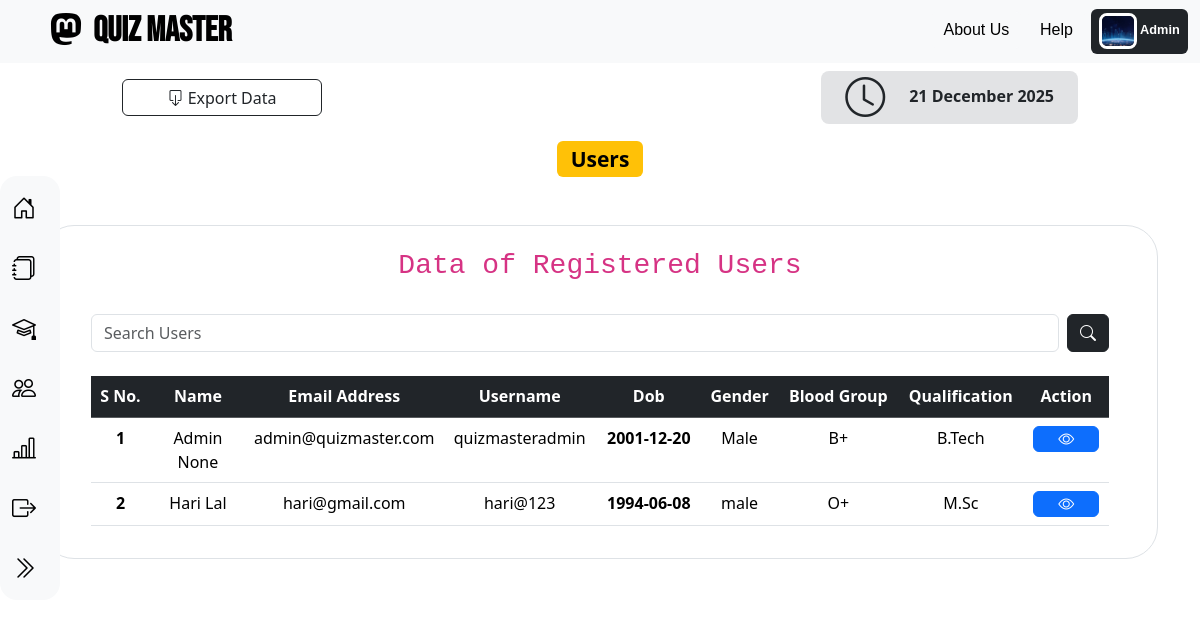
The page /search_user on the database its author committed.
### application/models.py (models this page shows)
class User(db.Model):  # Student Model
    id = db.Column(db.Integer, primary_key=True)
    firstname = db.Column(db.String(), nullable=False)
    lastname = db.Column(db.String())
    dob = db.Column(db.Date(), nullable=False)
    gender = db.Column(db.String(), nullable=False)
    bloodgroup = db.Column(db.String(), nullable=False)
    qualification = db.Column(db.String(), nullable=False)
    email = db.Column(db.String(), unique=True, nullable=False)
    username = db.Column(db.String(), unique=True, nullable=False)
    password = db.Column(db.String(), nullable=False)
    profile_image = db.Column(db.String(), nullable=False)
    type = db.Column(db.String(), default="general")
    subjects = db.relationship('Subject', secondary=user_subject, backref='thatuser')
    scores = db.relationship("Score", backref="thatuser", cascade="all, delete-orphan")

### application/controllers.py (the view)
@app.route("/search_user", methods=["GET", "POST"])
def search_user():
    query = request.args.get('usr', '')  # Get search query from URL parameters
    all_users = User.query.filter(
            or_(
                User.firstname.ilike(f"%{query}%"),
                User.lastname.ilike(f"%{query}%"),
                User.username.ilike(f"%{query}%"),
                User.email.ilike(f"%{query}%")
            )
        ).all()
    this_user = User.query.filter_by(type="admin").first()
    return render_template("admin/admin_user.html", this_user=this_user, all_users=all_users)

### templates/admin/admin_user.html (shortened to what this page needs)
{% extends 'base/admin_base.html' %}
{% block admin_content %}
<div class="px-4 text-center">
  <div class="mb-5">
    <h3 ><span class="badge text-bg-warning">Users</span></h3>
  </div>
    <div class="container my-5">
        <div class="position-relative px-5 py-3 text-center text-muted bg-body border border-dashed rounded-5">
            <div class="d-flex justify-content-center position-relative">
                <h2><code>Data of Registered Users</code></h2>
            </div> <br>
            <form class="d-flex" role="search" action="/search_user">
                <input class="form-control me-2" type="search"  name="usr" placeholder="Search Users" aria-label="Search">
                <button class="btn btn-dark" type="submit"><i class="bi bi-search"></i></button>
            </form><br>
            <div>
                <table class="table table-hover">
                    <thead class="table-dark">
                    <tr>
                        <th scope="col">S No.</th>
                        <th scope="col" class="text-wrap" style="width: 6rem;">Name</th>
                        <th scope="col" class="text-wrap" style="width: 6rem;">Email Address</th>
                        <th scope="col">Username</th>
                        <th scope="col">Dob</th>
                        <th scope="col">Gender</th>
                        <th scope="col">Blood Group</th>
                        <th scope="col">Qualification</th>
                        <th scope="col">Action</th>
                    </tr>
                    </thead>
                    <tbody class="table-group-divider">
                    {% for user in all_users %}
                      <tr class="pt-5">
                          <th scope="row">{{ loop.index }}</th>
                          <td >{{ user.firstname }} {{ user.lastname }}</td>
                          <td >{{ user.email }}</td>
                          <td>{{ user.username }}</td>
                          <th>{{ user.dob }}</th>
                          <td>{{ user.gender }}</td>
                          <td>{{ user.bloodgroup }}</td>
                          <td>{{ user.qualification }}</td>
                          <td>
                              <a href="" class="btn btn-primary view-btn" type="button"><i class="bi bi-eye"></i></a>
                          </td>
                      </tr>
                    {% endfor %}
                    </tbody>
                </table>
            </div>
        </div><br>
    </div>
</div>
{% endblock %}

### templates/base/admin_base.html (shortened to what this page needs)
{% extends 'base/base.html' %}
{% block page_css %}
  <link rel="stylesheet" href="/static/admin.css">
{% endblock %}
{% block profile %}
<a href="/go_to_profile" type="button">
  <span class="badge text-bg-dark">
      <img src="/static/uploads/{{ this_user.profile_image }}" width="38px" height="36px" class="rounded-3 border border-3 border-white" alt="..."> {{ this_user.firstname }}
  </span>
</a>
{% endblock %}
{% block page_body %}
<div class="sidebar" id="sidebar">
    <a href="/admin_home" id="ahome">
      <i class="bi bi-house-door"></i>
    </a>
    <a href="/admin_subject" id="asub">
      <i class="bi bi-journals"></i>
    </a>
    <a href="/admin_instructor" id="ainstructor">
      <i class="bi bi-mortarboard"></i>
    </a>
    <a href="/admin_user" id="a_user">
        <i class="bi bi-people"></i>
      </a>
    <a href="/admin_summary" id="asummary">
      <i class="bi bi-bar-chart-line"></i>
    </a>
    <a href="/logout">
      <i class="bi bi-box-arrow-right"></i>
    </a>
    <a href="#" id="toggleSidebar">
      <i class="bi bi-chevron-double-right" id="toggleIcon"></i>
    </a>
  </div>
  <main class="position asbolute">
    <div class="px-4 text-center">
      <div class="d-flex align-items-center justify-content-between position-relative mb-3 mt-2" style="padding-inline: 98px;">
        <a class="btn btn-outline-dark" type="button" style="height: 37px; width:200px;">
            <i class="bi bi-box-arrow-down"></i> Export Data
        </a>
        <div class="d-flex justify-content-center align-items-center p-4 bg-secondary-subtle bg-opacity-15 rounded-3" style="height: 53px; width: auto;">
            <span class="display-6 lh-1 text-dark mb-0"><i class="bi bi-clock"></i></span>
            <div class="ms-4 h6 fw-normal mb-0">
                <div class="d-flex">
                    <h6 class="mb-0 fw-bold">21 December 2025</h6>
                </div>
            </div>
        </div>
      </div>
    </div>
    {% block admin_content %} {% endblock %}
  </main>
{% endblock %}

### static/base.css (style rules this page uses)
html, body { height: 100%; margin: 0; display: flex; flex-direction: column; }
main { flex-grow: 1; }

### static/admin.css (style rules this page uses)
.sidebar { width: 60px; height: 53vh; background: #f8f9fa; transition: width 0.3s ease-in-out; overflow: hidden; position: fixed; top: 0; left: 0; padding-top: 2px; border-radius: 17px; margin-top: 176px; z-index: 1000; }
.sidebar a { display: flex; align-items: center; text-decoration: none; color: black; padding: 12px; font-size: 16px; transition: background 0.3s; }
.sidebar a i { font-size: 24px; margin-right: 10px; }

### templates/admin/admin_user.html (style rules this page uses)
.view-btn { padding: 0px 24px; margin-top: -3px; }

### rows shown on the page
User: profile_image (picture), firstname "Admin", lastname "None", email "admin@quizmaster.com", username "quizmasteradmin", dob "2001-12-20", gender "Male", bloodgroup "B+", qualification "B.Tech"
User: firstname "Hari", lastname "Lal", email "hari@gmail.com", username "hari@123", dob "1994-06-08", gender "male", bloodgroup "O+", qualification "M.Sc"
